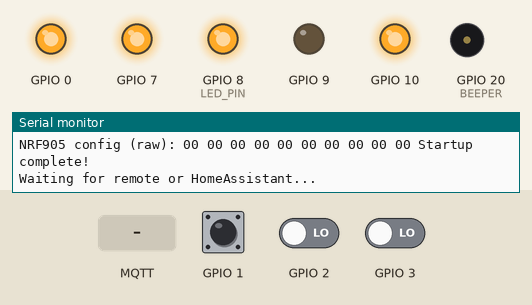
Bench run of a program on a simulated ESP32-C3. On the bench: output pins drawn as LEDs (lit = HIGH), buzzer (waves = sounding, pin HIGH), the last lines printed to the serial monitor. The test bench sets the inputs (shaded band); at power-on: GPIO 1 LOW, GPIO 2 LOW, GPIO 3 LOW. WiFi joins after 1.5 s; servers stay silent unless stated; the local clock reads 2024-03-15 10:24:30 at power-on unless the program sets it; no MQTT or app messages arrive unless stated.

Above: at 12.6 s.
12.7 s: MQTT message "OFF" arrives on the first subscribed topic
At 13.9 s:
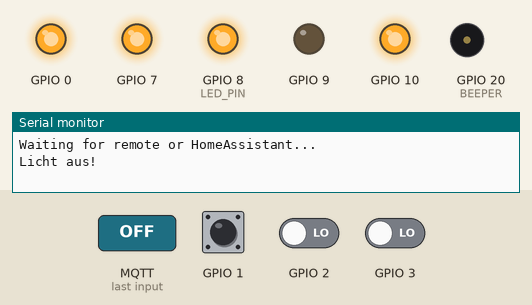
14.2 s: MQTT message "ON" arrives on the first subscribed topic
At 15.1 s:
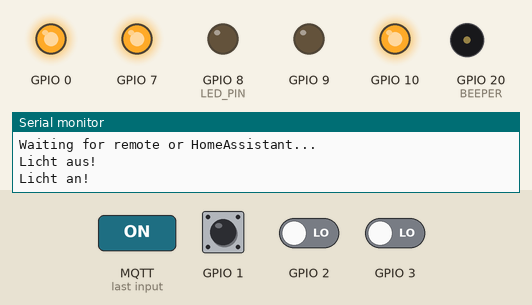
15.7 s: GPIO 1 driven HIGH and GPIO 2 driven HIGH
At 15.8 s:
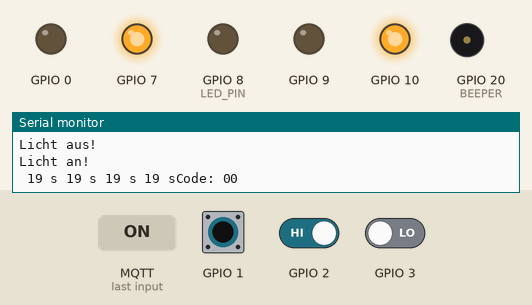
17.4 s: GPIO 1 pulsed LOW 2 times (0.12 s each, 0.3 s apart)
21.0 s: GPIO 1 driven LOW
Timing chart, 0 to 28.0 s (numbered marks = the images above; inputs shaded):
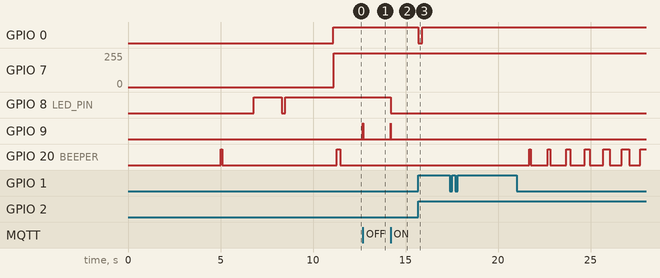

Measured:
- after the input at 12.7 s, GPIO 9: LOW → HIGH at once, → LOW 0.01 s later
- after the input at 14.2 s, GPIO 8 (LED_PIN): HIGH → LOW at once; GPIO 9: LOW → HIGH at once, → LOW 0.01 s later
- after the input at 15.7 s, GPIO 0: HIGH → LOW at once, → HIGH 0.20 s later
- by itself, GPIO 20 (BEEPER): moves between LOW and HIGH, repeating every 1.0 s

The program:

main.cpp
```cpp
// (licence header left out)
 #include "Obohos.h"

static volatile uint8_t packetStatus;

// Don't modify these 2 functions. They just pass the DR/AM interrupt to the correct nRF905 instance.
void nRF905_int_dr(){transceiver.interrupt_dr();}
void nRF905_int_am(){transceiver.interrupt_am();}

// Event function for RX complete
void nRF905_onRxComplete(nRF905* device)
  {
	packetStatus = PACKET_OK;
	transceiver.standby();
  }

// Event function for RX invalid
void nRF905_onRxInvalid(nRF905* device)
  {
	packetStatus = PACKET_INVALID;
	transceiver.standby();
  }

/******************************************************************************* */
void setup()
  {
  Serial.begin(115200);
	//while(!Serial.available());
  delay(5000);
  pinMode(BEEPER,OUTPUT);
  beepMs(100);
  Serial.printf("Obohos - U.Huber 2026\n");
	Serial.println("Build: " __TIME__ "  " __DATE__);
	Serial.println(__FILE__);
	char *p1;
	//for (char *p = __FILE__; *p != 0; p++)
    //	if (*p == '\\') p1 = p + 1;
	version = String(DEVICE_NAME) + " " + String(__DATE__) + String("  ") + String(__TIME__);
	pinMode(LED_PIN, GPIO_MODE_INPUT_OUTPUT);  // for easy inverting
	digitalWrite(LED_PIN, LED_ON);

  // connect to best SSID ang get network time
  getBestWifi();
  getNTPtime();

  // initialize MQTT
	Serial.println(F("Init MQTT"));
	MQTTclient.setServer(mqtt_server, 1883);
	MQTTclient.setBufferSize(512);  // discovery packet can be bigger than 256
	MQTTsendDiscover();
	MQTTclient.setCallback(MQTTcallback);
	MQTTclient.subscribe(MQTT_SWITCH_SET);

	MQTTclient.publish(MQTT_SWITCH_STATE, "OFF", true);


	// initialize OTA
  Serial.println(F("Init OTA"));
	ArduinoOTA.setPassword("uhu");
	ArduinoOTA.setHostname(DEVICE_NAME);
	ArduinoOTA.begin();

  // initialize NRF905
  Serial.println(F("Init NRF905"));
	transceiver.begin(
		10000000, // SPI Clock speed (10MHz)
		7, // SPI SS
		0, // CE (standby)
		9, // TRX (RX/TX mode)
		10, // PWR (power down)
		3, // CD (collision avoid)
		2, // DR (data ready)
		1, // AM (address match)
		nRF905_int_dr, // Interrupt function for DR
		nRF905_int_am // Interrupt function for AM
	  );

	// Register event functions
	transceiver.events(
		nRF905_onRxComplete,
		nRF905_onRxInvalid,
		NULL,
		NULL
	  );

	// Set address of this device
	transceiver.setListenAddress(RXADDR);
  transceiver.setPayloadSize(PAYLOAD_SIZE,PAYLOAD_SIZE);
  transceiver.setChannel(CHANNEL);
	// Put into receive mode
	transceiver.RX();

	byte regs[NRF905_REGISTER_COUNT];
	transceiver.getConfigRegisters(regs);
	Serial.print(F("NRF905 config (raw): "));
	byte dataInvalid = 0;
	for(byte i=0;i<NRF905_REGISTER_COUNT;i++)
	  Serial.printf("%02x ",regs[i]);

  // send device data to HomeAssistant
  MQTTsendBlock();

  Serial.println(F("Startup complete!\n"));
  Serial.println(F("Waiting for remote or HomeAssistant..."));
  beepMs(200);
  }

/******************************************************************/

void loop()
  {
	// Wait for data
	while(packetStatus == PACKET_NONE)
  	{
    // Refresh handles
		MQTTclient.loop();
  	ArduinoOTA.handle();
    checkTimeout();
    //delay(10); //LOOP_INTERVAL);
		}


  // Ignore packets from other remotes
	if(packetStatus != PACKET_OK)
	  {
		packetStatus = PACKET_NONE;
		Serial.println(F("Invalid packet!"));
		transceiver.RX();
	  }
	else
	  {
    // Packet accepted (payload-size and address match)
		packetStatus = PACKET_NONE;
    startTime = millis();
		// Make buffer for data and read payload
		uint8_t buffer[PAYLOAD_SIZE];
		transceiver.read(buffer, sizeof(buffer));

    if (buffer[0] == COMMAND_OFF)
      {
	    if (lightState == ON)
        {
        Serial.println("Licht aus!");
        MQTTclient.publish(MQTT_SWITCH_STATE, "OFF", true);

        }
      digitalWrite(LED_PIN, !LED_ON);
      lightState = OFF;
      }
    else if (buffer[0] == COMMAND_ON)
      {
	    if (lightState == OFF)
        {
        Serial.println("Licht an!");
        MQTTclient.publish(MQTT_SWITCH_STATE, "ON", true);
        }
      digitalWrite(LED_PIN, LED_ON);
      lightState = ON;
      }
    else
      {
      Serial.printf("Code: %02x\n",buffer[0] );
      }
    MQTTsendBlock();
		transceiver.RX();

	  }
  }

/***********************************************************/


void checkTimeout(void)
  {
  // Test for timeout
  int ms_Remaining = ( startTime + SWITCH_OFF_TIME_MS - millis() );

  // Only every second
  if ( (ms_Remaining ) % 1000 == 0 && lightState == ON)
    {
    // Print remaining time
    Serial.printf(" %2d s\r", ms_Remaining/1000);

    // Check if timout is approching and give periodical
    // and increasing alarm
    if (ms_Remaining < BEEP_SEQUENCE_MS)
      //beep(BEEP_TIME_MS - ms_Remaining * BEEP_TIME_MS / BEEP_SEQUENCE_MS);
      if (! inBeep)
        {
          // start beep signal and initialize beep end time
        inBeep = true;
        beepEndTime = millis() + BEEP_TIME_MS - (ms_Remaining * BEEP_TIME_MS) / BEEP_SEQUENCE_MS ;
        digitalWrite(BEEPER,ON);
        }

    // Switch Off if timout strikes
    if (ms_Remaining <= 0 && lightState == ON)
      {
      digitalWrite(BEEPER,OFF);
      digitalWrite(LED_PIN, !LED_ON);
      Serial.println("Licht aus!");
      MQTTclient.publish(MQTT_SWITCH_STATE, "OFF", true);
      obohosLight(OFF);
      lightState = OFF;
      }
    }

    if (millis() > beepEndTime && inBeep && ms_Remaining > 5000) // check for beep duration completed
      {
      inBeep = false;
      digitalWrite(BEEPER,OFF);
      }


  }

  void beepMs(int duration)
    {
    digitalWrite(BEEPER,ON);
    delay(duration);
    digitalWrite(BEEPER,OFF);
    }

/*************************************************************************/
// Sends ON/OFF commands to Obohos receiver

void obohosLight(bool lightCommandOn)
	{
  uint8_t sendBuffer[PAYLOAD_SIZE];
	//memset(sendBuffer, 0, sizeof(sendBuffer));
	if (lightCommandOn) sendBuffer[0] = 8;
	else 			          sendBuffer[0] = 4;
	sendBuffer[1] = 0;
	transceiver.write(TXADDR, sendBuffer, sizeof(sendBuffer)); 	// Write reply data and destination address to radio
	while(!transceiver.TX(NRF905_NEXTMODE_TX, true)); 				// Send the reply data, once the transmission has completed go into receive mode
	delay(10);
	sendBuffer[0] = 0;
	sendBuffer[1] = 0;
	transceiver.write(TXADDR, sendBuffer, sizeof(sendBuffer));
	while(!transceiver.TX(NRF905_NEXTMODE_RX, true));
	}


//****************************************************************
// MQTT routines

void MQTTcallback(char* topic, byte* payload, unsigned int length)
  {
  String msg = "";
  //Serial.println("Callback");

  for (int i = 0; i < length; i++)
    {
    msg += (char)payload[i];
    }
	if (msg == "OFF")
    {
    digitalWrite(LED_PIN, !LED_ON);
	  Serial.println("Licht aus!");
	  MQTTclient.publish(MQTT_SWITCH_STATE, "OFF", true);
	  obohosLight(OFF);
	  lightState = OFF;
    }
	else if (msg == "ON")
    {
    digitalWrite(LED_PIN, LED_ON);
	  Serial.println("Licht an!");
	  MQTTclient.publish(MQTT_SWITCH_STATE, "ON", true);
	  obohosLight(ON);
	  lightState = ON;
    startTime = millis();    // initialize timeout
    }
  MQTTsendBlock();           // send actual device info
  }


void MQTTreconnect()
{
  // Init MQTT
  int attempts = 4;
  while (!MQTTclient.connected() && (attempts > 0))  // Loop if we're not reconnected
  {
    Serial.println("Attempting MQTT connection...");
    if (MQTTclient.connect(deviceName,
                           mqtt_user, mqtt_password,
                           MQTT_SWITCH_AVAILABILITY,1,true,"offline"))
    {
      Serial.println("connected");
    }
    else
    {
      //Serial.printf("MQTT connect failed, rc= %s\n", MQTTclient.state());
      Serial.println("MQTT try again in 5 seconds\n");
      if (WiFi.status() != WL_CONNECTED) getBestWifi() ;
      delay(2000);  // Wait 5 seconds before retrying
    }
  }
  MQTTclient.publish(MQTT_SWITCH_AVAILABILITY,"online", true);
  if (!MQTTclient.connected())
  {
    Serial.printf("No MQTT server\n");
  }
}

void sendMQTTDiscoveryMsg(String topic, String topic_type,  String unit, String deviceClass, String iconString, String yamlTemplate)
{
  String discoveryTopic = String("homeassistant/")
                          + topic_type + "/"
                          + DEVICE_NAME + "/"
                          + topic
                          + "/config";
  JsonDocument doc;
  doc["name"] = topic;  //String(initData.sensorName) + "_" + topic;
  doc["unique_id"] = String(DEVICE_NAME) + "_" + topic;
  doc["force_update"] = true;
  doc["enabled_by_default"] = true;
  if (iconString.length() > 0)   doc["icon"] = iconString;
  if (topic_type == "sensor")
    {
    doc["state_topic"] = String(DEVICE_NAME) +"/state";
    if (unit != "") doc["unit_of_measurement"] = unit;
    if (deviceClass != "") doc["device_class"] = deviceClass;
    doc["value_template"] = yamlTemplate;
    }
  else if (topic_type == "switch")
    {
    doc["state_topic"] = String(MQTT_SWITCH_STATE);
    doc["command_topic"] = String(MQTT_SWITCH_SET);
    doc["payload_on"] = String("ON");
    doc["payload_off"] = String("OFF");
    doc["optimistic"] = String("false");
    }
  JsonObject device = doc["device"].to<JsonObject>();
  doc["enabled_by_default"] = true;
  device["manufacturer"] = "UHU";
  device["model"] = version;
  device["name"] = String(DEVICE_NAME);
  device["identifiers"][0] = String(DEVICE_NAME);  //WiFi.macAddress();

  char output[512];
  doc.shrinkToFit();  // optional
  int n = serializeJson(doc, output);

  MQTTreconnect();
  if (!MQTTclient.publish(discoveryTopic.c_str(), (const uint8_t*)output, n, true))
     Serial.printf("MQTT publish discovery - Fehler!\n");
  delay(200);
}

void MQTTsendDiscover()
  {
  //                    Name         Type     Unit   Dev-Class            Icon                     json-Name
  sendMQTTDiscoveryMsg("Time",      "sensor",  "",    "",        "mdi:clock-outline", "{{ value_json.time }}");
  sendMQTTDiscoveryMsg("IP",        "sensor",  "",    "",        "mdi:wifi",          "{{ value_json.IP }}");
  sendMQTTDiscoveryMsg("SSID",      "sensor",  "",    "",        "mdi:wifi",          "{{ value_json.SSID }}");
  sendMQTTDiscoveryMsg("RSSI_WIFI", "sensor",  "dB",  "",        "mdi:wifi",          "{{ value_json.RSSI_WIFI}}");
  sendMQTTDiscoveryMsg("Light",     "switch",   "",   "",        "mdi:lightbulb",     "{{ value_json.light }}");
  //sendMQTTDiscoveryMsg("Light",     "switch",   "",   "LIGHT",        "",     "{{ value_json.light }}");

  }

void MQTTsendBlock() {
  char timeString[64];
  struct tm timeinfo;
  if (getLocalTime(&timeinfo))
    {
    strftime(timeString, sizeof(timeString), "%Y-%m-%dT%H:%M:%S", &timeinfo); //   "%d.%m.%Y %H:%M"
    }

  MQTTreconnect();

  JsonDocument doc;
  doc["time"] = timeString;
  doc["IP"] = WiFi.localIP().toString();
  doc["SSID"] = String(nets[bestNet].ssid);
  doc["RSSI_WIFI"] = WiFi.RSSI();
  doc["version"] =    version;

  char buffer[500];
  int n = serializeJson(doc, buffer);
  //Serial.printf("JSON buffersize data: %d\n", n);
  if (!MQTTclient.publish(MQTT_STATE, (const uint8_t*)buffer, n, true))
    Serial.printf("MQTT publish data - Fehler!\n");
  delay(200);
}

  //**************************************************************************
// find best wireless network from list nets[]
void getBestWifi()
{
  int bestRSSI = -999;

  WiFi.disconnect();
  //WiFi.persistent(true);
  WiFi.mode(WIFI_STA);

  // Check for best SSID
  Serial.printf("Network Scan\n");
  int i;
  for (i = 0; i < sizeof(nets) / sizeof(Networks); i++)
    {
    int loops = 10;
    Serial.printf("SSID: %s --> ", nets[i].ssid);
    WiFi.begin(nets[i].ssid, nets[i].password);
    while ((WiFi.status() != WL_CONNECTED) && (loops-- > 0)) delay(500);
    if (WiFi.status() != WL_CONNECTED)
    {
      Serial.printf("Not available!\n");
    }
    else
    {
      Serial.printf("RSSI: %d\n", WiFi.RSSI());
      if (WiFi.RSSI() > bestRSSI)  // keep index of SSID with better RSSI
      {
        bestRSSI = WiFi.RSSI();
        bestNet = i;
      }
    }
    WiFi.setAutoReconnect(false);
    WiFi.disconnect();
    digitalWrite(LED_PIN, LED_ON);  // blink as indication for network search
    delay(200);                      //
    digitalWrite(LED_PIN, !LED_ON);
  }

  // Connect to best SSID
  Serial.printf("Connecting to %s, ", nets[bestNet].ssid);
  //WiFi.setHostname("sensor");
  WiFi.begin(nets[bestNet].ssid, nets[bestNet].password);
  int loops = 10;
  while ((WiFi.status() != WL_CONNECTED) && (loops-- > 0)) delay(500);

  Serial.printf("Connected SSID: %s\n", nets[bestNet].ssid);
  Serial.printf("RSSI: %d\n", WiFi.RSSI());
  Serial.println(WiFi.localIP());
}

//*****************************************************************
// Get local time
void getNTPtime()
  {
  // Config NTP with timezone-string
  configTzTime(timeZone, ntpServer);

  // Get actual time
  struct tm timeinfo;
  if (!getLocalTime(&timeinfo)) {
    Serial.println("Fehler beim Abruf der Zeit!");
    return;
  }

  Serial.println(&timeinfo, "Aktuelle Zeit: %A, %B %d %Y %H:%M:%S");
  Serial.print("Zeitzone: ");
  Serial.println(timeZone);
  }
```

Obohos.h
```cpp
#pragma once

/* GPIOs
		7, 			// SPI SS
		8, 			// CE (standby)
		9, 			// TRX (RX/TX mode)
		10, 		// PWR (power down)
		3, 			// CD (collision avoid)
		2, 			// DR (data ready)
		1, 			// AM (address match)
*/

#include "secrets.h"
#include <arduino.h>
#include <PubSubClient.h>
#include <ArduinoOTA.h>
#include <ArduinoJson.h> // https://github.com/bblanchon/ArduinoJson
#include "time.h"

#include <nRF905.h>
#include <SPI.h>

#define CHANNEL 0x62
#define RXADDR  0x40060006 // Address of this device
#define TXADDR  0x40060006 // Address of device to send to
#define PAYLOAD_SIZE 2
#define COMMAND_ON    0x08
#define COMMAND_OFF   0x04
#define COMMAND_UP    0x02
#define COMMAND_DN    0x01
#define COMMAND_LEFT  0x80
#define COMMAND_RIGHT 0x10

nRF905 transceiver = nRF905(SPI);

#define LED_PIN 8
#define LED_ON 0         // LED polarity. 1 is active-high. can be changed if LED is inverted
#define BEEPER 20
#define BEEP_TIME_MS 1000   // ms
#define BEEP_SEQUENCE_MS	15000
#define SWITCH_OFF_TIME_MINUTES	60
#define SWITCH_OFF_TIME_MS 20000 //SWITCH_OFF_TIME_MINUTES * 60 * 1000 //milliseconds

#define ON true
#define OFF false

#define DEVICE_NAME "Obohos"
#define DNS_NAME   DEVICE_NAME
#define MQTT_SWITCH_SET   DEVICE_NAME "/switch/set"
#define MQTT_SWITCH_STATE DEVICE_NAME "/switch/state"
#define MQTT_SWITCH_AVAILABILITY DEVICE_NAME "/switch/availability"
#define MQTT_STATE DEVICE_NAME "/state"

#define LOOP_INTERVAL   100
#define PACKET_NONE		0
#define PACKET_OK		1
#define PACKET_INVALID 2

hw_timer_t * beepTimer = NULL;
bool inBeep = false;
unsigned long beepEndTime;


// WiFi connection
typedef struct  // for table of available  wireless networks
{
  const char *ssid;
  const char *password;
} Networks;

Networks nets[] = { { SSID1, SSID1_PW },  // table of available SSIDs
                    { SSID2, SSID2_PW } };
int bestNet = 0;

// Zeitzone-String für Deutschland (automatisch Sommer/Winterzeit)
const char* ntpServer = "pool.ntp.org";
const long gmtOffset_sec = 0; // UTC (wird durch Zeitzonen-String überschrieben)
const int daylightOffset_sec = 0; // Wird ignoriert wenn Zeitzonen-String verwendet wird
// Posix Zeitzonen-String für Deutschland (automatische DST-Umstellung)
const char* timeZone = "CET-1CEST,M3.5.0,M10.5.0/3";

// MQTT
const char *deviceName    = DEVICE_NAME;
const char *mqtt_server   = "homeassistant";   //"homeassistant.local";        // network address of MQTT server
const char *mqtt_user     = MQTT_USER;         // MQTT Username here
const char *mqtt_password = MQTT_PW;           // MQTT Password here
WiFiClient espClient;
PubSubClient MQTTclient(espClient);

/* Globals */
String version;
bool lightState = OFF;
unsigned long startTime;

void beepMs(int duration);
void getBestWifi();
void getNTPtime();
void MQTTreconnect();
void MQTTsendDiscover();
void MQTTsendBlock();
void MQTTcallback(char* topic, byte* payload, unsigned int length) ;
void checkTimeout(void);
void obohosLight(bool lightCommandOn);
void nRF905_onRxComplete(nRF905* device);
void nRF905_onRxInvalid(nRF905* device);
void nRF905_int_dr();
void nRF905_int_am();
```

secrets.example.h
```cpp
#pragma once

#define SSID1    "Your_SSID_1"
#define SSID1_PW "Your_SSID_password_1"
#define SSID2    "Your_SSID_1"
#define SSID2_PW "Your_SSID_password_1"

#define MQTT_USER "Your_MQTT_user"
#define MQTT_PW   "Your_MQTT_password"
```
